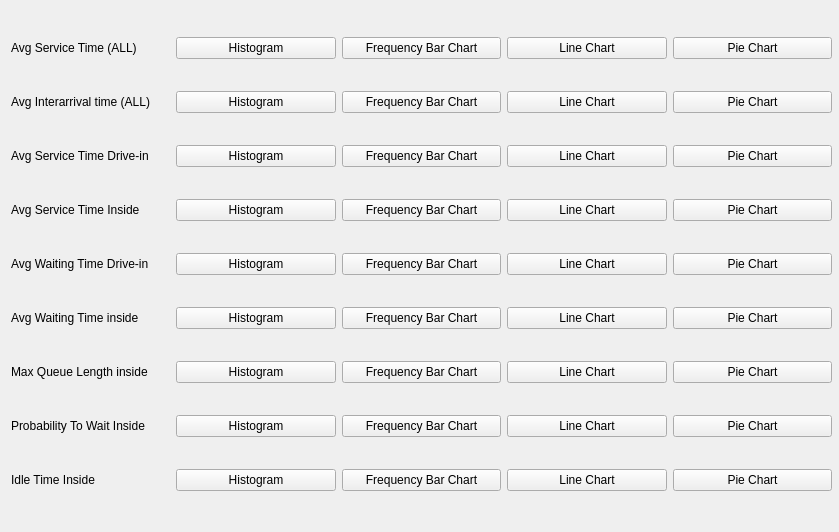
<?xml version="1.0" encoding="UTF-8"?>
<ui version="4.0">
 <class>ChartWindow</class>
 <widget class="QMainWindow" name="ChartWindow">
  <property name="geometry">
   <rect>
    <x>0</x>
    <y>0</y>
    <width>839</width>
    <height>532</height>
   </rect>
  </property>
  <property name="windowTitle">
   <string>MainWindow</string>
  </property>
  <widget class="QWidget" name="centralwidget">
   <widget class="QWidget" name="layoutWidget">
    <property name="geometry">
     <rect>
      <x>11</x>
      <y>11</y>
      <width>821</width>
      <height>511</height>
     </rect>
    </property>
    <layout class="QVBoxLayout" name="verticalLayout">
     <item>
      <layout class="QHBoxLayout" name="horizontalLayout">
       <item>
        <widget class="QLabel" name="label">
         <property name="text">
          <string>Avg Service Time (ALL)</string>
         </property>
        </widget>
       </item>
       <item>
        <widget class="QPushButton" name="avgSvcAllHist_Btn">
         <property name="text">
          <string>Histogram</string>
         </property>
        </widget>
       </item>
       <item>
        <widget class="QPushButton" name="svcAllBarBtn">
         <property name="text">
          <string>Frequency Bar Chart</string>
         </property>
        </widget>
       </item>
       <item>
        <widget class="QPushButton" name="svcAllLine_Btn">
         <property name="text">
          <string>Line Chart</string>
         </property>
        </widget>
       </item>
       <item>
        <widget class="QPushButton" name="svcAllPieBtn">
         <property name="text">
          <string>Pie Chart</string>
         </property>
        </widget>
       </item>
      </layout>
     </item>
     <item>
      <layout class="QHBoxLayout" name="horizontalLayout_3">
       <item>
        <widget class="QLabel" name="label_9">
         <property name="text">
          <string>Avg Interarrival time (ALL)</string>
         </property>
        </widget>
       </item>
       <item>
        <widget class="QPushButton" name="avgInterHist_Btn">
         <property name="text">
          <string>Histogram</string>
         </property>
        </widget>
       </item>
       <item>
        <widget class="QPushButton" name="interBarBtn">
         <property name="text">
          <string>Frequency Bar Chart</string>
         </property>
        </widget>
       </item>
       <item>
        <widget class="QPushButton" name="interLine_Btn">
         <property name="text">
          <string>Line Chart</string>
         </property>
        </widget>
       </item>
       <item>
        <widget class="QPushButton" name="interPieBtn">
         <property name="text">
          <string>Pie Chart</string>
         </property>
        </widget>
       </item>
      </layout>
     </item>
     <item>
      <layout class="QHBoxLayout" name="horizontalLayout_2">
       <item>
        <widget class="QLabel" name="label_8">
         <property name="text">
          <string>Avg Service Time Drive-in</string>
         </property>
        </widget>
       </item>
       <item>
        <widget class="QPushButton" name="avgSvcDHist_btn">
         <property name="text">
          <string>Histogram</string>
         </property>
        </widget>
       </item>
       <item>
        <widget class="QPushButton" name="svcDBarBtn_2">
         <property name="text">
          <string>Frequency Bar Chart</string>
         </property>
        </widget>
       </item>
       <item>
        <widget class="QPushButton" name="svcDLineBtn_2">
         <property name="text">
          <string>Line Chart</string>
         </property>
        </widget>
       </item>
       <item>
        <widget class="QPushButton" name="svcDPieBtn_2">
         <property name="text">
          <string>Pie Chart</string>
         </property>
        </widget>
       </item>
      </layout>
     </item>
     <item>
      <layout class="QHBoxLayout" name="horizontalLayout_8">
       <item>
        <widget class="QLabel" name="label_2">
         <property name="text">
          <string>Avg Service Time Inside</string>
         </property>
        </widget>
       </item>
       <item>
        <widget class="QPushButton" name="avgSvcIHist_Btn">
         <property name="text">
          <string>Histogram</string>
         </property>
        </widget>
       </item>
       <item>
        <widget class="QPushButton" name="svcIBarBtn">
         <property name="text">
          <string>Frequency Bar Chart</string>
         </property>
        </widget>
       </item>
       <item>
        <widget class="QPushButton" name="svcILineBtn">
         <property name="text">
          <string>Line Chart</string>
         </property>
        </widget>
       </item>
       <item>
        <widget class="QPushButton" name="svcIPieBtn">
         <property name="text">
          <string>Pie Chart</string>
         </property>
        </widget>
       </item>
      </layout>
     </item>
     <item>
      <layout class="QHBoxLayout" name="horizontalLayout_9">
       <item>
        <widget class="QLabel" name="label_3">
         <property name="text">
          <string>Avg Waiting Time Drive-in</string>
         </property>
        </widget>
       </item>
       <item>
        <widget class="QPushButton" name="avgWaitDHist_Btn">
         <property name="text">
          <string>Histogram</string>
         </property>
        </widget>
       </item>
       <item>
        <widget class="QPushButton" name="waitDBarBtn">
         <property name="text">
          <string>Frequency Bar Chart</string>
         </property>
        </widget>
       </item>
       <item>
        <widget class="QPushButton" name="waitDLineBtn">
         <property name="text">
          <string>Line Chart</string>
         </property>
        </widget>
       </item>
       <item>
        <widget class="QPushButton" name="waitDPieBtn">
         <property name="text">
          <string>Pie Chart</string>
         </property>
        </widget>
       </item>
      </layout>
     </item>
     <item>
      <layout class="QHBoxLayout" name="horizontalLayout_10">
       <item>
        <widget class="QLabel" name="label_4">
         <property name="text">
          <string>Avg Waiting Time inside</string>
         </property>
        </widget>
       </item>
       <item>
        <widget class="QPushButton" name="avgWaitI_Btn">
         <property name="text">
          <string>Histogram</string>
         </property>
        </widget>
       </item>
       <item>
        <widget class="QPushButton" name="waitIBarBtn">
         <property name="text">
          <string>Frequency Bar Chart</string>
         </property>
        </widget>
       </item>
       <item>
        <widget class="QPushButton" name="waitILineBtn">
         <property name="text">
          <string>Line Chart</string>
         </property>
        </widget>
       </item>
       <item>
        <widget class="QPushButton" name="waitIPieBtn">
         <property name="text">
          <string>Pie Chart</string>
         </property>
        </widget>
       </item>
      </layout>
     </item>
     <item>
      <layout class="QHBoxLayout" name="horizontalLayout_11">
       <item>
        <widget class="QLabel" name="label_5">
         <property name="text">
          <string>Max Queue Length inside</string>
         </property>
        </widget>
       </item>
       <item>
        <widget class="QPushButton" name="maxQHist_Btn">
         <property name="text">
          <string>Histogram</string>
         </property>
        </widget>
       </item>
       <item>
        <widget class="QPushButton" name="qlBarBtn">
         <property name="text">
          <string>Frequency Bar Chart</string>
         </property>
        </widget>
       </item>
       <item>
        <widget class="QPushButton" name="qlLineBtn">
         <property name="text">
          <string>Line Chart</string>
         </property>
        </widget>
       </item>
       <item>
        <widget class="QPushButton" name="qlPieBtn">
         <property name="text">
          <string>Pie Chart</string>
         </property>
        </widget>
       </item>
      </layout>
     </item>
     <item>
      <layout class="QHBoxLayout" name="horizontalLayout_12">
       <item>
        <widget class="QLabel" name="label_6">
         <property name="text">
          <string>Probability To Wait Inside</string>
         </property>
        </widget>
       </item>
       <item>
        <widget class="QPushButton" name="probInHist_Btn">
         <property name="text">
          <string>Histogram</string>
         </property>
        </widget>
       </item>
       <item>
        <widget class="QPushButton" name="probBarBtn">
         <property name="text">
          <string>Frequency Bar Chart</string>
         </property>
        </widget>
       </item>
       <item>
        <widget class="QPushButton" name="probLineBtn">
         <property name="text">
          <string>Line Chart</string>
         </property>
        </widget>
       </item>
       <item>
        <widget class="QPushButton" name="probPieBtn">
         <property name="text">
          <string>Pie Chart</string>
         </property>
        </widget>
       </item>
      </layout>
     </item>
     <item>
      <layout class="QHBoxLayout" name="horizontalLayout_13">
       <item>
        <widget class="QLabel" name="label_7">
         <property name="text">
          <string>Idle Time Inside</string>
         </property>
        </widget>
       </item>
       <item>
        <widget class="QPushButton" name="idleHist_Btn">
         <property name="text">
          <string>Histogram</string>
         </property>
        </widget>
       </item>
       <item>
        <widget class="QPushButton" name="idleBarBtn">
         <property name="text">
          <string>Frequency Bar Chart</string>
         </property>
        </widget>
       </item>
       <item>
        <widget class="QPushButton" name="idleLineBtn">
         <property name="text">
          <string>Line Chart</string>
         </property>
        </widget>
       </item>
       <item>
        <widget class="QPushButton" name="idlePieBtn">
         <property name="text">
          <string>Pie Chart</string>
         </property>
        </widget>
       </item>
      </layout>
     </item>
    </layout>
   </widget>
  </widget>
 </widget>
 <resources/>
 <connections/>
</ui>
